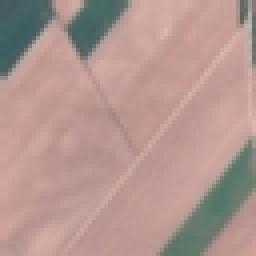
#> input picture Cropland Estimation/Data/EuroSAT/2750/Training/AnnualCrop/AnnualCrop_100.jpg, 64 x 64 px, found by its file name (shown 4 times larger); its folder holds only this picture in this run
$ jupyter execute --allow-errors Terrain_segmentation.ipynb
#> lines starting #> are read from the running program, lines starting #| are printed output that depends on the picture
### Cropland Estimation/Scripts/image_tools.py
# -*- coding: utf-8 -*-
"""
Created on Fri Aug 11 2023

@author: Achrafkr
"""

"""
Imports
"""

import numpy as np
import matplotlib.pyplot as plt
import seaborn as sns
import os

# Classification
import tensorflow as tf
from tensorflow.keras.preprocessing import image_dataset_from_directory

# Segmentation
from sklearn.cluster import KMeans
import cv2
from shapely.geometry.polygon import Polygon
from shapely.ops import unary_union


"""
Data and Image processing
"""
# [53 lines left out: functions generate_dataset, draw_contour, polygon_from_contour, compute_area, not called in this run]

"""
Models
"""
# Classification

# [55 lines left out: functions baseline_model, clustering_km, not called in this run]

def cv2_clustering_km(image, n_clusters, eps, max_iter = 10, attempts = 10):
    image_size = image.shape
    img = image.reshape((-1, 3)).astype('float32')
    criteria = (cv2.TERM_CRITERIA_EPS + cv2.TERM_CRITERIA_MAX_ITER, max_iter, eps)
    _, labels, centroids = cv2.kmeans(img, n_clusters, None, criteria, attempts, cv2.KMEANS_RANDOM_CENTERS)
    centroids = np.uint8(centroids)
    segmented_data = centroids[labels.flatten()]
    segmented_image = segmented_data.reshape(image_size)

    return segmented_image

"""
Metrics
"""
# [29 lines left out: function model_accuracy, not called in this run]

"""
Display
"""
# [33 lines left out: functions plot_history, plot_confusion_matrix, not called in this run]

### Cropland Estimation/Notebooks/Terrain_segmentation.ipynb
# <center> Satellite image segmentation with K-Means </center>

This notebook will present the application of two segmentation models on satellite images. The main idea is to exploit segmentation for differentiating cropland areas within a color image of dimension (64 x 64 x 3), and more precisely, to be capable of estimating the amount of non-cultivated land. This is done by first segmenting the images and then converting them into a two-dimensional image (64 x 64) by converting them into a monochrome (greyscale) image. Then, with a threshold intrinsic to each image, we separate the image into two categories: cultivated and non-cultivated land, so we can estimate the surface corresponding to the land pending for cultivation.

This notebook is organized as follows:
1. [Scikit-learn K-Means](#1)
2. [OpenCV K-Means](#2)
3. [Contour estimation](#3)
    1. [Scikit-learn K-Means](#3a)
    2. [OpenCV K-Means](#3b)
    3. [Contour Analysis](#3c)
4. [Testing on images from multiple categories](#4)

Firstly, we import the libraries required for the project: in addition to the usual Python and `OpenCV` libraries, we call custom functions from our in-house library: `image_tools`.

[cell 1]
import numpy as np
import matplotlib.pyplot as plt
import os

# Import from custom library since its located in another directory
import sys
sys.path.insert(0, '../Scripts/')

from image_tools import clustering_km, cv2_clustering_km, draw_contour, polygon_from_contour, generate_dataset, compute_area

In addition, we are going to use the following functions that compare the original image with the segmented image and its three RGB channels, and display the outputs of each step: from the segmentation to the splitting and computing of the image contour.

[cell 2]
# [51 lines left out: functions plotseg, plotevo, not called in this run]

We have trained the classification model using images from the EuroSat dataset, so we are going to perform the segmentation on the same dataset. However, using this dataset has its drawbacks because of the absence of layer masks, and thus we exclude the possibility of applying the segmentation models built in the OpenCV library, which display excellent results. However, there is a way out which consists in using unsupervised algorithms that don't require any other input besides the images.
Here, we choose the classical K-means, despite the inconvenience of having to provide a fixed value for the expected number of clusters.
<br> This model is available in the Scikit-learn and OpenCV libraries. This makes it worthwhile to discuss the results achieved by these two different implementations. Since a comparison on 30,000 images is practically infeasible, we will content ourselves with considering a few cases of a potential real-world scenario.

[cell 3]
path_train = "../Data/EuroSat/2750/Training/"
path_test = "../Data/EuroSat/2750/Test/"

class_names = os.listdir(path_train)

image_size = (64, 64)

[cell 4]
image_collection = [np.random.choice(os.listdir(path_train + class_)) for class_ in class_names]

[cell 5]
image_collection

[cell 6]
nrow, ncol = 2, 5

_, ax = plt.subplots(nrow, ncol, figsize=(15, 5))
plt.suptitle("Samples of each class and their labels")
for i, images, label in zip(range(10), image_collection, class_names):
    ax[i//ncol, i%ncol].imshow(plt.imread(path_train + label +'/' + images))
    ax[i//ncol, i%ncol].set_title("{}".format(label), fontsize = 8)
    ax[i//ncol, i%ncol].axis("off")

plt.show()
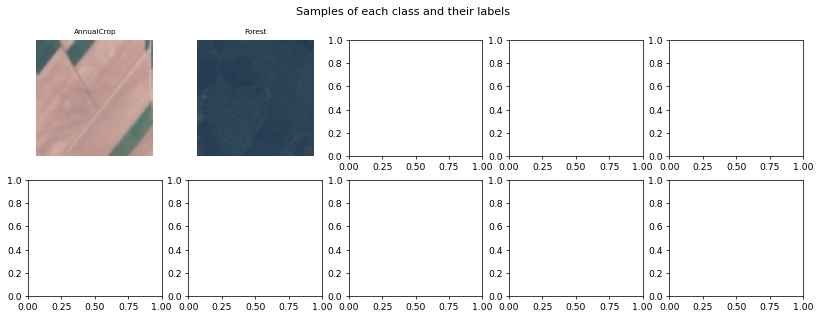
#> figure drawn by matplotlib, 2 panels

The K-means algorithm is an unsupervised learning approach in which the points are assigned to a cluster based on their proximity to its centroid. This algorithm is particularly interesting when we want to regroup the data into a certain number k of clusters. If the actual number of clusters can't be specified, then it becomes more delicate to run this algorithm, as its results can drastically differ depending on the value set to the parameter k. This algorithm is also a common technique for image segmentation since it involves no prior training.
<br> Initially, we will use the Scikit-learn library's implementation of this algorithm, before moving into the OpenCV version.

<a id="1"></a>
## Scikit-learn K-Means

[cell 7]
image_path = f"{path_train}AnnualCrop/AnnualCrop_10.jpg"

[cell 8]
def sk_kmeans_segmentation(filepath, n_clusters):
    img = plt.imread(filepath)
    centroids, labels = clustering_km(img, n_clusters)
    segmented_img = np.choose(labels, centroids).astype(np.uint8).reshape(img.shape)
    return img, segmented_img

#> (a cell that did not finish here is left out)

#> (a cell that did not finish here is left out)

These are the results we have obtained on an image of a culture where 3 differentiated regions can be identified. In the resulting top image it can be observed that 4 clusters are recognizable, although only three clusters have been selected within the algorithm. Equally, when selecting 4 clusters, three distinct groups are apparent plus a fourth one in the upper right quadrant.
<br> The lesson we can draw is that the implementation is very sensitive to noise and that's the reason why the two resulting images present patches of different color surrounding the main clusters. Finally, as we have already pointed out above, the results derived from each parameter k differ significantly one from the other.

<a id="2"></a>
## OpenCV K-Means

[cell 11]
image_path = f"{path_train}AnnualCrop/AnnualCrop_10.jpg"

[cell 12]
def cv_kmeans_segmentation(filepath, n_clusters, eps):
    img = plt.imread(filepath)
    segmented_img = cv2_clustering_km(img, n_clusters, eps)
    return img, segmented_img

#> (a cell that did not finish here is left out)

#> (a cell that did not finish here is left out)

We present here the results we have obtained on the crop image where 3 differentiated regions can be seen. The top image clearly depicts 3 clusters and in the same way, using 4 clusters, we can see 4 well separable clusters.
We can first conclude that, contrary to the K-means of Scikit-learn, this implementation is much less sensitive to noise and as a result, clusters become more recognizable in both of the segmented images, which means that clusters are produced more accurately in both of the outputs.
<br> Yet, the figures obtained for each of the parameters k diverge markedly, since for $k = 3$, the semi-circle is completely merged with the field. Lastly, the three channels of the segmented image appear to be practically identical.

<a id="3"></a>
## Contour Estimation

Finally, we choose the segmented image and then we transform it into a monochrome image, so we can separate the image into two main regions based on a threshold, and ultimately choose the contours of one of these regions.
In this example, we will proceed with the images that we previously segmented using the K-means algorithm from the Scikit-learn and OpenCV libraries. In order to have more insight on the influence of the $k$-value (number of separated regions), we will make a quick comparison of the results for $k = 3$ and $k = 4$.

By definition, uncultivated land would be considered to be that land where there is no apparent presence of vegetation. Under certain circumstances, since it is impossible to draw a proper distinction, lands where cultivation has taken place and is in the early stages of germination may also be regarded as uncultivated land.

<a id="3a"></a>
### Scikit-learn K-Means

#> (a cell that did not finish here is left out)

#> (a cell that did not finish here is left out)

Note that the conversion of the segmented image into a monochrome image preserves the main characteristics of the segmented image, a positive sign since there is no significant trade-off in the loss of information.
Moreover, this conversion also serves to bring out the noise in the case of the Scikit-learn implementation, and therefore, denoising would be much easier.
After thresholding, the contour obtained using respectively 3 and 4 clusters is practically the same. However, there is a very small region consisting of noise, and despite having practically a null area, it is preferable to reduce the noise as much as possible.
Finally, if the threshold is slightly modified, one can see how the outcome will significantly change, which underlines the necessity of choosing the right threshold, and moreover, in this particular example, the impact of the threshold is greater than that of the $k$-value.

#> (a cell that did not finish here is left out)

While there is no visual difference between the contours for $k = 3$ and $k = 4$ for the same threshold, such difference does exist, but in percentage terms it is small. Nevertheless, if we want to estimate the surface, these differences can have a considerable impact, depending on the resolution of the image (5m, 10m, 30m, etc.). The difference between $\mu = 0.5$ and $\mu = 0.61$ is more striking to the eye, and in terms of percentage stands at around 2%.

<a id="3b"></a>
### OpenCV K-Means

#> (a cell that did not finish here is left out)

#> (a cell that did not finish here is left out)

In this implementation, the main features of the segmented image are also preserved during its conversion to a monochrome image. Unlike the Scikit-learn implementation, the absence of noise (there is no more clusters created than previously specified) makes the setting of a threshold much simpler, since the risk of "accepting" non-target regions is reduced.
The application of thresholding yields the same boundary, be it using 3 or 4 clusters, in spite of segmented images differing markedly from each other. Here, adjusting the threshold doesn't affect the final result, which suggests that this implementation is less sensitive to threshold adjustment.

#> (a cell that did not finish here is left out)

This gives an identical area, regardless of the number of clusters and the threshold selected. Also the estimated surface doesn't deviate enormously (between 0.3% and 0.6%) from the surface estimated from the Scikit-learn implementation for $k = 3, 4$ and $\mu = 0.5$.

<a id="3c"></a>
### Contour Analysis

Once the final stage of the process was completed, we found differences between the resulting contours of these two implementations (Scikit-learn and OpenCV).
For this reason, we will proceed to perform a direct look at the location of such differences. To this end, we will simply make a subtraction between the resulting images, i.e. for two images $\mathcal{I}_{1}$ and $\mathcal{I}_{2}$, we will look at $\mathcal{I'} = \mathcal{I}_{1}- \mathcal{I}_{2}$.

[cell 21]
_, ax = plt.subplots(1, 4, figsize = (16, 4))

#> (the rest of this cell did not finish here and is left out)

We first look at the difference between the contours achieved by the Scikit-learn K-means for $k = 3$ and for $k = 4$, the two using $\mu = 0.5$. We can distinguish here two sets of colored pixels, green and red: green indicates the boundary obtained for $k = 4$ and red, respectively, the boundary for $k = 3$. The point to note is that the zoning for $k = 4$ differs by a few pixels from the zoning for $k = 3$, which causes the resulting area to differ by a small percentage.
<br> Looking at the OpenCV implementation, we notice a black figure, meaning that no discrepancy exists between the contours for $k = 3, 4$.
<br> When comparing the two methods, the OpenCV version excludes the noisy spot, giving a first visual difference, although the area of the noisy spot is zero. Besides, the contours of these two implementations are much alike when using $k=3$, as there is less presence of colored pixels in the image.

<a id="4"></a>
# Testing on images from multiple categories

Following the review of the two implementations, we are going to test these algorithms in realistic conditions, in order to assess their efficacy and to point out their shortcomings. The most representative tests will be on the categories connected with the croplands, since our purpose is to be able to identify arable land. The other tests will be helpful for identifying the performance limits of both algorithms, while the conclusions we draw will help us in further projects.

But before starting, let's define a function so that we can compare the results produced using the two algorithms.

[cell 22]
def process_segmentation(filepath, n_clusters, km_method = 'opencv', eps = 0.7, thresh = 0.5, t_method = 'binary', title = None):
    if km_method == 'sklearn':
        img, segmented_img = sk_kmeans_segmentation(filepath, n_clusters)
    elif km_method == 'opencv':
        img, segmented_img = cv_kmeans_segmentation(filepath, n_clusters, eps)
#> in cv_kmeans_segmentation, img is the input picture: shape (64, 64, 3); mean R, G, B 178.6, 150, 143.5
#> in cv2_clustering_km, `_, labels, centroids = cv2.kmeans(img, n_clusters, None, criteria, att..`: labels = 4096 values, max 3 at index 12, min 0 at index 14, mean 1.16; centroids = [[199.8, 162.1, 154.9], [73.1, 99.47, 98.86], [186.9, 151.2, 145.1], [108.7, 121.2, 111.6]]
#> in cv2_clustering_km, `centroids = np.uint8(centroids)`: centroids = [[199, 162, 154], [73, 99, 98], [186, 151, 145], [108, 121, 111]]
#> in cv2_clustering_km, `segmented_image = segmented_data.reshape(image_size)`:
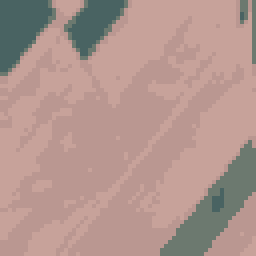
#> segmented_image: shape (64, 64, 3) (shown 4 times larger); mean of channels 0, 1, 2 177.8, 149.8, 143; drawn as R, G, B
